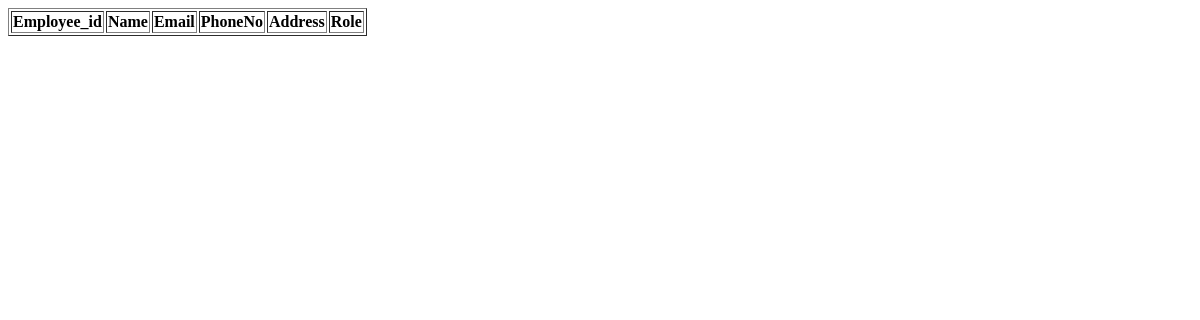
The app's page /employees/, older data.
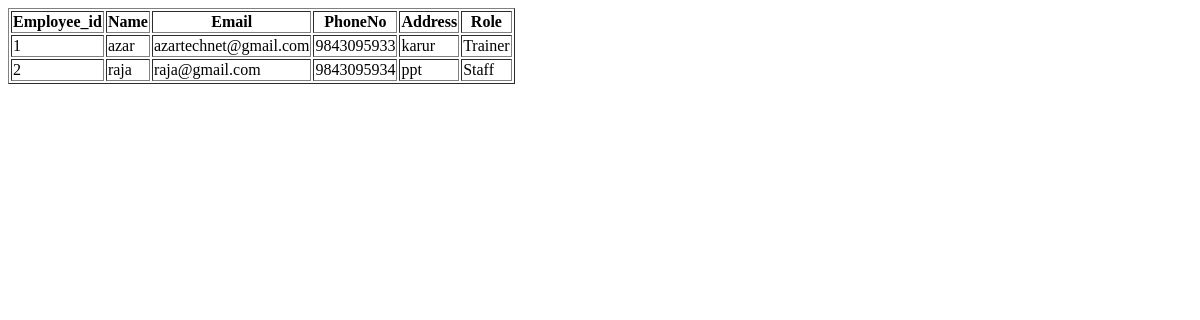
The same page, newer data.
### employee/models.py (models this page shows)
class Employee(models.Model):
    employee_id = models.AutoField(primary_key=True)
    name = models.CharField(max_length=100)
    email = models.EmailField(max_length=100)
    phone_number = models.CharField(max_length=20)
    address = models.CharField(max_length=200)
    role = models.CharField(max_length=100)

### employee/views.py (the view)
# urls.py: path('employees/',employee_list,name="employee_list")
def employee_list(request):
    employees=Employee.objects.all()
    return render(request, 'employee/employees.html',{"employees":employees})

### employee/templates/employee/employees.html (shortened to what this page needs)
<!DOCTYPE html>
<html lang="en">
<head>
</head>
<body>
    <table border="1">
        <tr>
            <th>Employee_id</th>
            <th>Name</th>
            <th>Email</th>
            <th>PhoneNo</th>
            <th>Address</th>
            <th>Role</th>
        </tr>
        <thead>
            <tbody>
                {% for employee in employees %}
                <tr>
                    <td>{{employee.employee_id}}</td>
                    <td>{{employee.name}}</td>
                    <td>{{employee.email}}</td>
                    <td>{{employee.phone_number}}</td>
                    <td>{{employee.address}}</td>
                    <td>{{employee.role}}</td>
                </tr>
                {% endfor %}
            </tbody>
        </thead>
    </table>
</body>
</html>

Row changes from the older to the newer data that the page shows:
added Employee: employee_id "1", name "azar", email "azartechnet@gmail.com", phone_number "9843095933", address "karur", role "Trainer"
added Employee: employee_id "2", name "raja", email "raja@gmail.com", phone_number "9843095934", address "ppt", role "Staff"
